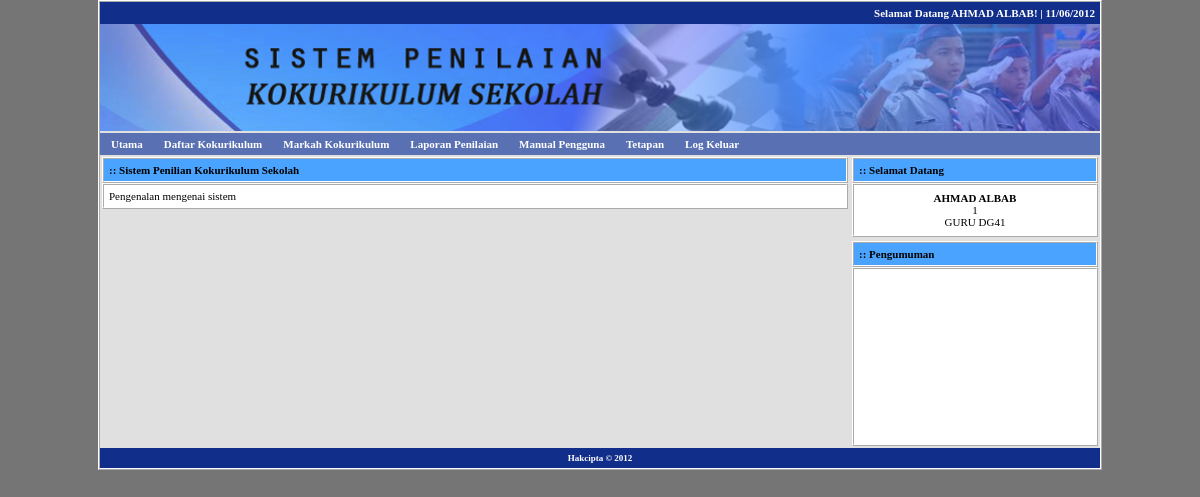
The app's page /index.php (signed in) with its own data.
### tables this page shows
CREATE TABLE IF NOT EXISTS `user` (
  `uid` int(11) NOT NULL AUTO_INCREMENT,
  `ulevel` int(1) NOT NULL DEFAULT '3',
  `unokp` varchar(12) NOT NULL,
  `upass` varchar(32) NOT NULL,
  `unama` varchar(255) NOT NULL,
  `ujawatan` varchar(255) NOT NULL,
  PRIMARY KEY (`uid`)
);

### index.php (called while the page is built, shortened)
<?php
include('inc/fungsi.php');
include('tmp/header.php');
include('tmp/index.php');
include('tmp/footer.php');
?>

### inc/fungsi.php (called while the page is built, shortened)
<?php
function semakSlash($input) {
	if(!get_magic_quotes_gpc()) {
		$input = mysql_real_escape_string($input);
	}
	return $input;
}
function input1($str) {
	$str = htmlentities(strtoupper(trim(semakSlash($str))));
	return $str;
}
function output1($str) {
	if(!get_magic_quotes_gpc()) {
		$str = stripslashes($str);
	}
	return $str;
}
if (!empty($_SESSION['user'])) {
	$sm = "SELECT * FROM user
		WHERE unokp = '" . input1($_SESSION['user']) . "'
		ORDER BY unokp ASC
	";
	$dm = mysql_query($sm);
	$tm = mysql_fetch_array($dm);
}
?>

### tmp/index.php (the view, shortened to what this page needs)
<table width="100%" border="0" cellpadding="2" cellspacing="0">
  <tr>
    <td width="75%" align="left" valign="top">
      <table width="100%" border="1" cellspacing="0" cellpadding="5">
        <tr>
          <td align="left" bgcolor="#49A3FF" class="tkmenu2">:: Sistem Penilian Kokurikulum Sekolah</td>
        </tr>
      </table>
      <table width="100%" border="1" cellspacing="0" cellpadding="5" class="table2">
        <tr>
          <td align="left">Pengenalan mengenai sistem</td>
        </tr>
      </table>
    </td>
    <td width="25%" align="right" valign="top">
      <table width="100%" border="1" cellspacing="0" cellpadding="5">
        <tr>
          <td align="left" bgcolor="#49A3FF" class="tkmenu2">
          	<?php
			if (isset($_SESSION['user'])) { echo ":: Selamat Datang"; }
			else { echo ":: Log Masuk"; }
			?>
          </td>
        </tr>
      </table>
      <?php
	  if (isset($_SESSION['user'])) {
		  ?>
          <table width="100%" border="1" cellspacing="0" cellpadding="5" class="table2">
            <tr>
              <td align="left">
              <table width="100%" border="0" cellspacing="0" cellpadding="2" class="table2">
                <tr>
                  <td width="100%" align="center" valign="middle">
                    <span class="tkmenu2"><?php echo output1($tm['unama']); ?></span><br>
                	<?php echo output1($tm['unokp']) . "<br>" . output1($tm['ujawatan']); ?>
				  </td>
                </tr>
              </table>
              </td>
            </tr>
          </table>
      <?php
	  }
	  ?>
      <table width="100%" border="0" cellspacing="0" cellpadding="0"><tr><td class="tksep">&nbsp;</td></tr></table>
      <table width="100%" border="1" cellspacing="0" cellpadding="5">
        <tr>
          <td align="left" bgcolor="#49A3FF" class="tkmenu2">:: Pengumuman</td>
        </tr>
      </table>
      <table width="100%" border="1" cellspacing="0" cellpadding="5" class="table2">
        <tr>
          <td align="left">
            <DIV id="marqueecontainer" onmouseover="copyspeed=pausespeed" onmouseout="copyspeed=marqueespeed">
            </DIV>
          </td>
        </tr>
      </table>
    </td>
  </tr>
</table>

### tmp/header.php (shortened to what this page needs)
<!DOCTYPE HTML>
<html>
<head>
<link rel="stylesheet" type="text/css" href="files/style.css">
</head>
<body>
<table width="1000" border="1" align="center" cellpadding="0" cellspacing="0">
  <tr>
    <td>
    <table width="100%" border="0" cellpadding="5" cellspacing="0">
      <tr>
        <td align="right" bgcolor="#112F8A" class="tkmenu">Selamat Datang<?php if (isset($_SESSION['user'])) { echo " " . output1($tm['unama']); } ?>! | <?php echo date("d/m/Y"); ?> </td>
      </tr>
    </table>
    <table width="100%" border="0" cellpadding="0" cellspacing="0">
      <tr>
        <td align="center"><img src="files/banner.png" width="1000"></td>
      </tr>
    </table>
    <table width="100%" border="0" cellpadding="5" cellspacing="0">
      <tr>
        <td align="left" bgcolor="#5970B2" class="tkmenu">
			<ul id="sddm">
				<li><a href="index.php" onmouseover="mopen('m1')" onmouseout="mclosetime()">Utama</a></li>
                <?php
				if (isset($_SESSION['user'])) {
					?>
                    <li><a href="daftar.php?menu=senarai" onmouseover="mopen('m2')" onmouseout="mclosetime()">Daftar Kokurikulum</a></li>
                    <li><a href="markah.php?menu=senarai" onmouseover="mopen('m3')" onmouseout="mclosetime()">Markah Kokurikulum</a></li>
                    <li><a href="laporan.php?menu=senarai" onmouseover="mopen('m4')" onmouseout="mclosetime()">Laporan Penilaian</a></li>
                <?php
				}
				?>
				<li><a href="manual.php" onmouseover="mopen('m6')" onmouseout="mclosetime()">Manual Pengguna</a></li>
                <?php
				if (isset($_SESSION['user'])) {
					if ($tm['ulevel'] == 1) {
						?>
						<li>
							<a href="#" onmouseover="mopen('m7')" onmouseout="mclosetime()">Tetapan</a>
						</li>
					<?php
					}
					?>
					<li><a href="profil.php?menu=logout" onmouseover="mopen('m8')" onmouseout="mclosetime()">Log Keluar</a></li>
                <?php
				}
				?>
			</ul>
        </td>
      </tr>
    </table>

### files/style.css (style rules this page uses)
BODY { background: #757575; color: #000000; font-size: 11px; font-family: Tahoma, Verdana; margin: 0px; }
A:link { color: #0000FF; text-decoration: none; }
TABLE { background: #E0E0E0; border-color: #FFFFFF; }
.table2 { background: #FFFFFF; }
.tkmenu { font-weight: bold; color: #FFFFFF; }
.tkmenu2 { font-weight: bold; }
.tksep { font-size:3px; }
#sddm { margin: 0 -4px; padding: 0; z-index: 30 }
#sddm li { margin: 0; padding: 0; list-style: none; float: left; }
#sddm li a { margin: 0 1px 0 0; padding: 4px 10px; width: 70px; background: #5970B2; color: #FFFFFF; text-align: center; text-decoration: none }
#marqueecontainer { position: relative; width: 220px; height: 165px; overflow: hidden; border: 0px; padding: 0px; }

### records on screen
user: unama "AHMAD ALBAB", unokp "1", ujawatan "GURU DG41"
